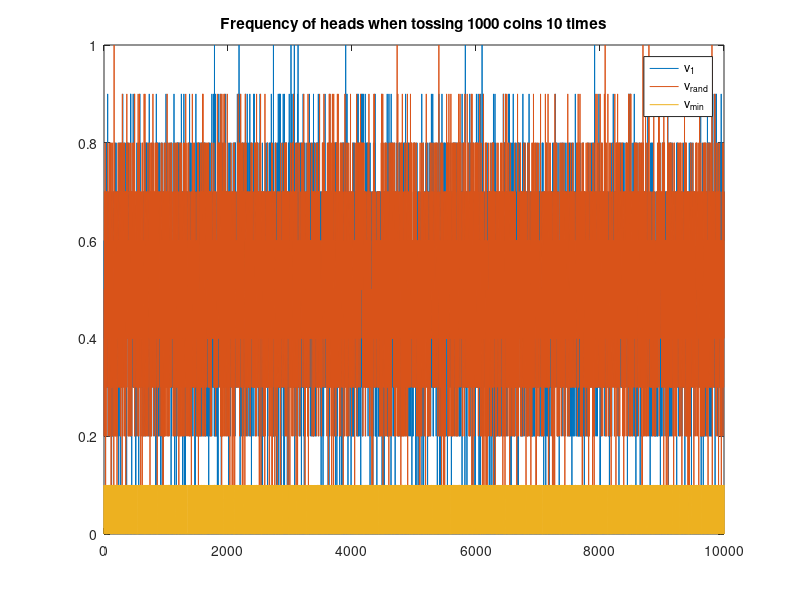
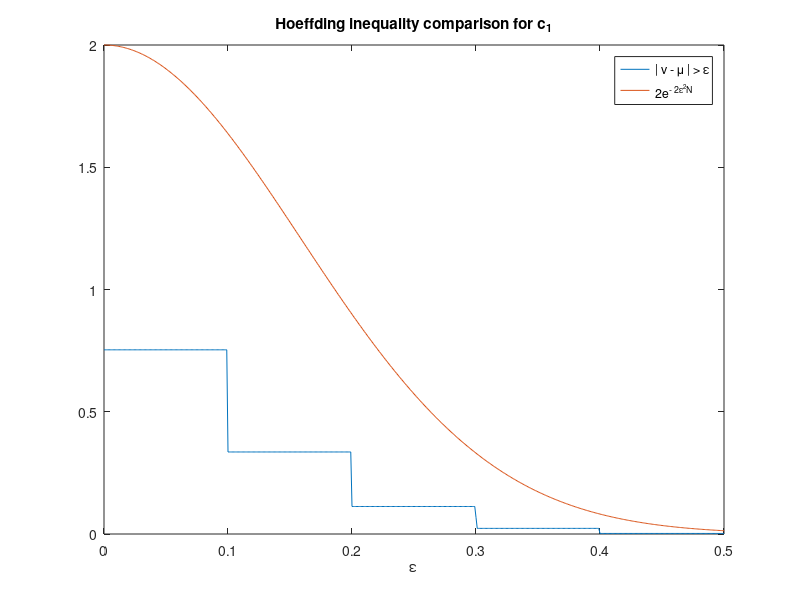
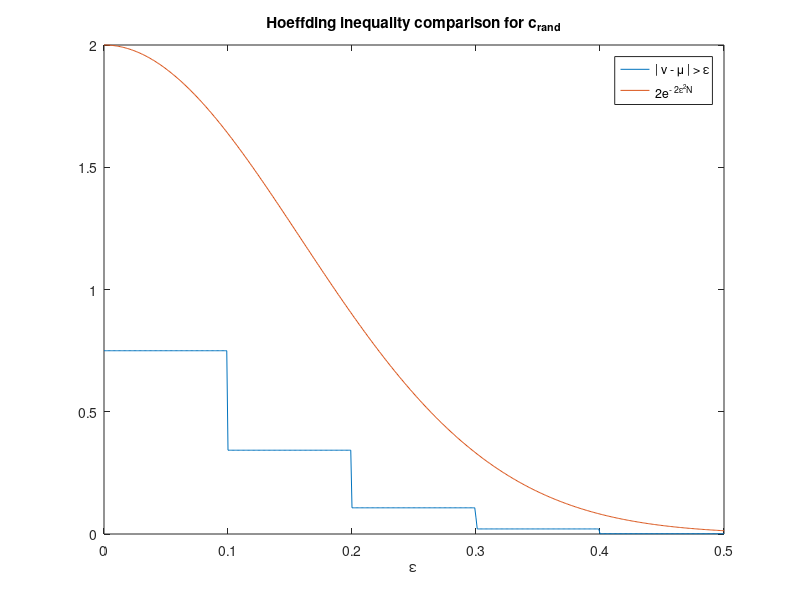
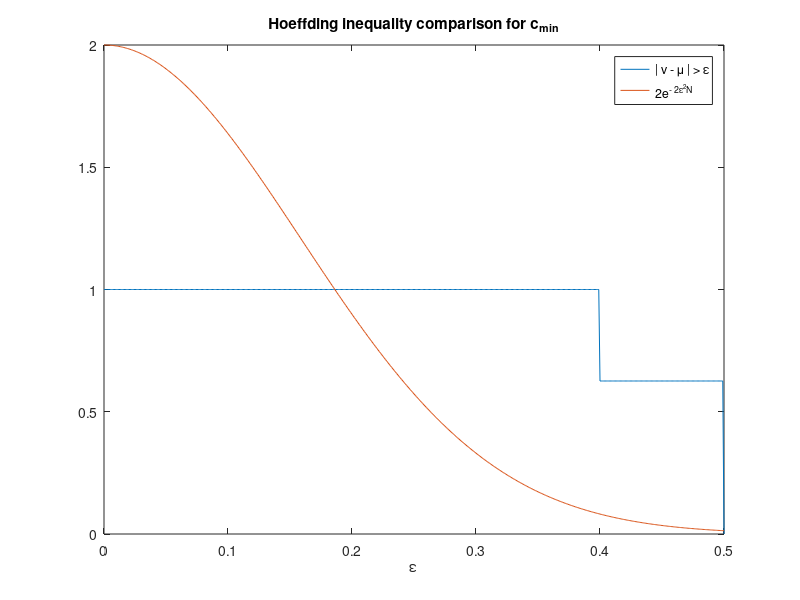

Recreate these plots in MATLAB, in order.
function coinFlipPlotter(numReps, numCoins, numTosses)
%coinFlipPlotter Code for doing the following experiment numReps times:
%                flipping numCoins fair coins, each numTosses times, and
%                plotting some results and the Hoeffding bound

%% Check number of inputs.
if nargin < 1
    numReps = 10000;
end
if nargin < 2
    numCoins = 1000;
end
if nargin < 3
    numTosses = 10;
end

%% Print relevant values
numCoins
numTosses
numReps

%% Calculate simulation numReps times
v = [];
for i = 1:numReps
    v = [v coinFlip(numCoins, numTosses)'];
end

% Plot results
close all;
plot(v');
title('Frequency of heads when tossing 1000 coins 10 times');
legend('\nu_{1}','\nu_{rand}','\nu_{min}');

% Define mu and epsilon
u = 0.5;
epsilon = (0:0.001:0.5)';

% Calculate 
diff = abs(v - u);
u1 = diff(1,:);
urand = diff(2,:);
umin = diff(3,:);

U1 = repmat(u1, length(epsilon), 1);
Urand = repmat(urand, length(epsilon), 1);
Umin = repmat(umin, length(epsilon), 1);
Epsilon = repmat(epsilon, 1, length(u1));

hoeffU1A = mean(U1 > Epsilon, 2);
hoeffUrandA = mean(Urand > Epsilon, 2);
hoeffUminA = mean(Umin > Epsilon, 2);
hoeffB = 2*exp(-2*(epsilon.^2)*numTosses);

% Plot results
figure;
plot(epsilon, [hoeffU1A hoeffB]);
title('Hoeffding inequality comparison for c_{1}');
legend('| \nu - \mu | > \epsilon','2e^{- 2\epsilon^2N}');
xlabel('\epsilon');

% Plot results
figure;
plot(epsilon, [hoeffUrandA hoeffB]);
title('Hoeffding inequality comparison for c_{rand}');
legend('| \nu - \mu | > \epsilon','2e^{- 2\epsilon^2N}');
xlabel('\epsilon');

% Plot results
figure;
plot(epsilon, [hoeffUminA hoeffB]);
title('Hoeffding inequality comparison for c_{min}');
legend('| \nu - \mu | > \epsilon','2e^{- 2\epsilon^2N}');
xlabel('\epsilon');

% Plot results
figure;
plot(epsilon, [hoeffU1A hoeffUrandA hoeffUminA hoeffB]);
title('Hoeffding inequality comparison for c_1, c_rand and c_{min}');
legend('| \nu_{1} - \mu_{1} | > \epsilon', '| \nu_{rand} - \mu_{rand} | > \epsilon', '| \nu_{min} - \mu_{min} | > \epsilon', '2e^{- 2\epsilon^2N}');
xlabel('\epsilon');

function result = coinFlip(numCoins, numTosses)

% heads = 1, tails = 0
coins = sum(randi([0 1], numTosses, numCoins))/numTosses;

V1 = coins(1);
Vrand = coins(randi([1, numCoins]));
Vmin = min(coins);

result = [V1 Vrand Vmin];
